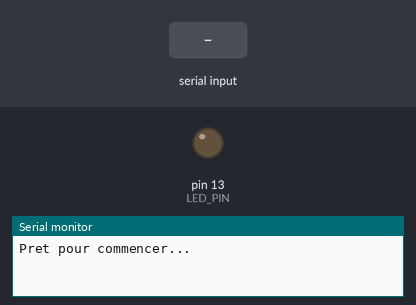
Bench run of a sketch on a simulated Arduino Uno, built with avr-gcc and run on an emulated ATmega328P. Parts: output pins drawn as LEDs (lit = HIGH), the last lines printed to the serial monitor. The test bench sets the inputs (shaded band).

Above: at 1.2 s.
1.3 s: "30,150\n" received over the second serial link
At 1.5 s:
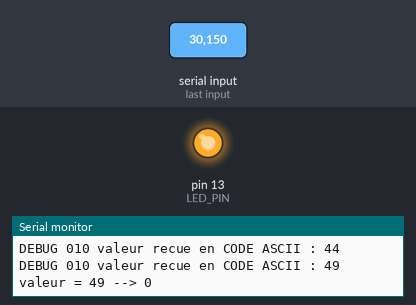
Timing chart, 0 to 4.3 s (numbered marks = the images above; inputs shaded):
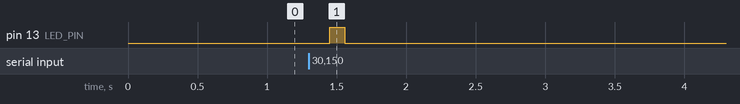

The sketch:

020_THN_BT_LED_HC05.ino
```cpp
// https://www.aranacorp.com/fr/votre-arduino-communique-avec-le-module-hc-05/
// OK le 08/02/2020 : Arduino Uno sur COM6

#include <SoftwareSerial.h>
#define rxPin 2   // = TX de HC-05
#define txPin 3   // = RX de HC-05 : ne pas utiliser 0 et 1 car sinon problème durant l'upload
#define LED_PIN 13  // Led témoin avec résistance de 220 ohms
#define baudrate 9600
String msg;
SoftwareSerial hc05(rxPin ,txPin);
void setup(){
 pinMode(rxPin,INPUT);
 pinMode(txPin,OUTPUT);
 pinMode(LED_PIN, OUTPUT);
 Serial.begin(9600);
 Serial.println("Pret pour commencer...");
 hc05.begin(baudrate);
}
void loop(){
  int iVal = -99;
  int iDec = -1;
   readSerialPort();
   if(msg!="")
   {
    hc05.println(msg);
   }

   if (hc05.available()>0){
     iVal = hc05.read();
     Serial.print("DEBUG 010 valeur recue en CODE ASCII : ");
     Serial.println(iVal);
     if (iVal == 49)
     {
      iDec = atoi(iVal);
      Serial.print("valeur = 49 --> ");
      Serial.println(iDec);
      digitalWrite(LED_PIN, HIGH);
     }
     else if (iVal == 48)
     {
      iDec = atoi(iVal);
      Serial.print("valeur = 48 --> ");
      Serial.println(iDec);
      digitalWrite(LED_PIN, LOW);
     }
     else
     {
      //Serial.print("valeur autre que 0 et 1 : ");
     }
   }
}
void readSerialPort(){
 msg="";
while (Serial.available()) {
  delay(10);
  if (Serial.available() >0) {
    char c = Serial.read();  //gets one byte from serial buffer
    msg += c; //makes the string readString
  }
}
}
```

bibi.cpp
```cpp
// fichier .cpp : contient le code des fonctions (cpp = C++, un langage de programmation plus 'étendu/large' que le C standard)

// implémentation des fonctions : ici on défini le nom de la fonction, le type des arguments et le nom des arguments

int somme_bibi(int a, int b)
{
  return (a + b);
}

int multi_bibi(int a, int b)
{
  int mul = a * b;
  return (mul);
}

void affiche_page(int num_page)   // 'void' veut dire que la fonction ne retourne PAS de valeur après avoir fait le traitement
{
  // se positionner sur la page 'num_page'
  // afficher la page à l'écran

  // ici PAS de return() !
}
```

Measured:
- after the input at 1.3 s, pin 13 (LED_PIN): LOW → HIGH after 0.15 s, → LOW 0.11 s later
